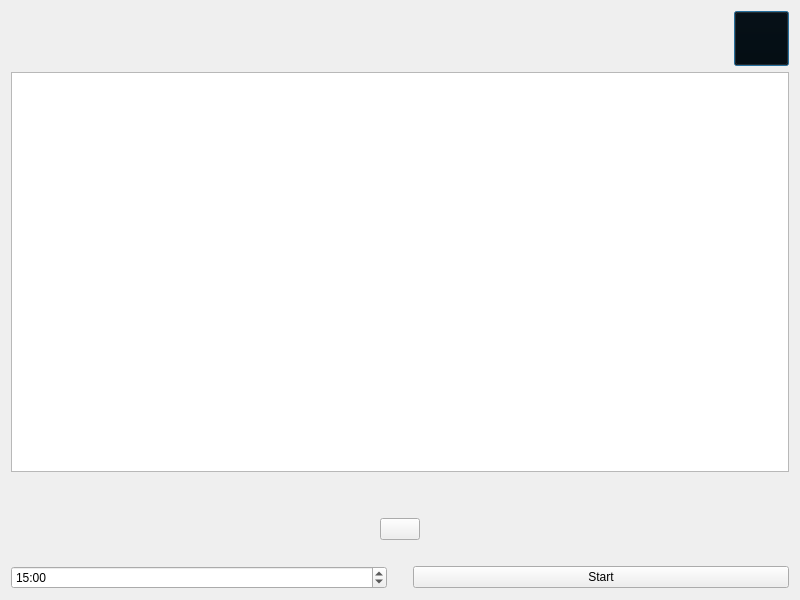
<?xml version="1.0" encoding="UTF-8"?>
<ui version="4.0">
 <class>Student</class>
 <widget class="QDialog" name="Student">
  <property name="geometry">
   <rect>
    <x>0</x>
    <y>0</y>
    <width>800</width>
    <height>600</height>
   </rect>
  </property>
  <property name="windowTitle">
   <string>Dialog</string>
  </property>
  <layout class="QVBoxLayout" name="verticalLayout">
   <item>
    <layout class="QHBoxLayout" name="horizontalLayout_2">
     <item>
      <spacer name="horizontalSpacer_6">
       <property name="orientation">
        <enum>Qt::Horizontal</enum>
       </property>
       <property name="sizeHint" stdset="0">
        <size>
         <width>40</width>
         <height>20</height>
        </size>
       </property>
      </spacer>
     </item>
     <item>
      <widget class="QPushButton" name="pushButton_4">
       <property name="sizePolicy">
        <sizepolicy hsizetype="Fixed" vsizetype="Fixed">
         <horstretch>0</horstretch>
         <verstretch>0</verstretch>
        </sizepolicy>
       </property>
       <property name="minimumSize">
        <size>
         <width>55</width>
         <height>55</height>
        </size>
       </property>
       <property name="styleSheet">
        <string notr="true">image: url(:/icons/res/cross.png);
background: transparent;</string>
       </property>
       <property name="text">
        <string/>
       </property>
      </widget>
     </item>
    </layout>
   </item>
   <item>
    <layout class="QHBoxLayout" name="horizontalLayout"/>
   </item>
   <item>
    <widget class="QTextBrowser" name="textBrowser"/>
   </item>
   <item>
    <spacer name="verticalSpacer">
     <property name="orientation">
      <enum>Qt::Vertical</enum>
     </property>
     <property name="sizeType">
      <enum>QSizePolicy::Preferred</enum>
     </property>
     <property name="sizeHint" stdset="0">
      <size>
       <width>20</width>
       <height>40</height>
      </size>
     </property>
    </spacer>
   </item>
   <item alignment="Qt::AlignHCenter">
    <widget class="QPushButton" name="pushButton">
     <property name="sizePolicy">
      <sizepolicy hsizetype="Fixed" vsizetype="Fixed">
       <horstretch>0</horstretch>
       <verstretch>0</verstretch>
      </sizepolicy>
     </property>
     <property name="styleSheet">
      <string notr="true">image: url(:/icons/res/search.png);
</string>
     </property>
     <property name="text">
      <string/>
     </property>
    </widget>
   </item>
   <item>
    <spacer name="verticalSpacer_2">
     <property name="orientation">
      <enum>Qt::Vertical</enum>
     </property>
     <property name="sizeType">
      <enum>QSizePolicy::Preferred</enum>
     </property>
     <property name="sizeHint" stdset="0">
      <size>
       <width>20</width>
       <height>20</height>
      </size>
     </property>
    </spacer>
   </item>
   <item>
    <layout class="QHBoxLayout" name="horizontalLayout_3">
     <item>
      <widget class="QTimeEdit" name="timeEdit">
       <property name="displayFormat">
        <string>mm:ss</string>
       </property>
       <property name="time">
        <time>
         <hour>0</hour>
         <minute>15</minute>
         <second>0</second>
        </time>
       </property>
      </widget>
     </item>
     <item>
      <spacer name="horizontalSpacer">
       <property name="orientation">
        <enum>Qt::Horizontal</enum>
       </property>
       <property name="sizeType">
        <enum>QSizePolicy::Preferred</enum>
       </property>
       <property name="sizeHint" stdset="0">
        <size>
         <width>20</width>
         <height>20</height>
        </size>
       </property>
      </spacer>
     </item>
     <item>
      <widget class="QPushButton" name="pushButton_2">
       <property name="text">
        <string>Start</string>
       </property>
      </widget>
     </item>
    </layout>
   </item>
  </layout>
 </widget>
 <resources/>
 <connections/>
</ui>
